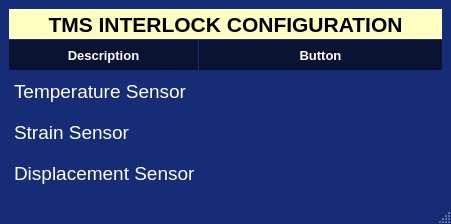
<ui version="4.0" >
 <class>MainWindow</class>
 <widget class="QMainWindow" name="MainWindow" >
  <property name="geometry" >
   <rect>
    <x>0</x>
    <y>0</y>
    <width>451</width>
    <height>224</height>
   </rect>
  </property>
  <property name="palette" >
   <palette>
    <active>
     <colorrole role="Base" >
      <brush brushstyle="SolidPattern" >
       <color alpha="255" >
        <red>255</red>
        <green>255</green>
        <blue>255</blue>
       </color>
      </brush>
     </colorrole>
     <colorrole role="Window" >
      <brush brushstyle="SolidPattern" >
       <color alpha="255" >
        <red>23</red>
        <green>44</green>
        <blue>119</blue>
       </color>
      </brush>
     </colorrole>
    </active>
    <inactive>
     <colorrole role="Base" >
      <brush brushstyle="SolidPattern" >
       <color alpha="255" >
        <red>255</red>
        <green>255</green>
        <blue>255</blue>
       </color>
      </brush>
     </colorrole>
     <colorrole role="Window" >
      <brush brushstyle="SolidPattern" >
       <color alpha="255" >
        <red>23</red>
        <green>44</green>
        <blue>119</blue>
       </color>
      </brush>
     </colorrole>
    </inactive>
    <disabled>
     <colorrole role="Base" >
      <brush brushstyle="SolidPattern" >
       <color alpha="255" >
        <red>23</red>
        <green>44</green>
        <blue>119</blue>
       </color>
      </brush>
     </colorrole>
     <colorrole role="Window" >
      <brush brushstyle="SolidPattern" >
       <color alpha="255" >
        <red>23</red>
        <green>44</green>
        <blue>119</blue>
       </color>
      </brush>
     </colorrole>
    </disabled>
   </palette>
  </property>
  <property name="windowTitle" >
   <string>MainWindow</string>
  </property>
  <widget class="QWidget" name="centralwidget" >
   <layout class="QGridLayout" >
    <property name="horizontalSpacing" >
     <number>1</number>
    </property>
    <property name="verticalSpacing" >
     <number>1</number>
    </property>
    <item row="0" column="0" colspan="4" >
     <widget class="QLabel" name="label_6" >
      <property name="sizePolicy" >
       <sizepolicy vsizetype="Preferred" hsizetype="Preferred" >
        <horstretch>0</horstretch>
        <verstretch>0</verstretch>
       </sizepolicy>
      </property>
      <property name="minimumSize" >
       <size>
        <width>0</width>
        <height>30</height>
       </size>
      </property>
      <property name="maximumSize" >
       <size>
        <width>16777215</width>
        <height>200</height>
       </size>
      </property>
      <property name="palette" >
       <palette>
        <active>
         <colorrole role="WindowText" >
          <brush brushstyle="SolidPattern" >
           <color alpha="255" >
            <red>0</red>
            <green>0</green>
            <blue>0</blue>
           </color>
          </brush>
         </colorrole>
         <colorrole role="Base" >
          <brush brushstyle="SolidPattern" >
           <color alpha="255" >
            <red>255</red>
            <green>255</green>
            <blue>255</blue>
           </color>
          </brush>
         </colorrole>
         <colorrole role="Window" >
          <brush brushstyle="SolidPattern" >
           <color alpha="255" >
            <red>255</red>
            <green>255</green>
            <blue>193</blue>
           </color>
          </brush>
         </colorrole>
        </active>
        <inactive>
         <colorrole role="WindowText" >
          <brush brushstyle="SolidPattern" >
           <color alpha="255" >
            <red>0</red>
            <green>0</green>
            <blue>0</blue>
           </color>
          </brush>
         </colorrole>
         <colorrole role="Base" >
          <brush brushstyle="SolidPattern" >
           <color alpha="255" >
            <red>255</red>
            <green>255</green>
            <blue>255</blue>
           </color>
          </brush>
         </colorrole>
         <colorrole role="Window" >
          <brush brushstyle="SolidPattern" >
           <color alpha="255" >
            <red>255</red>
            <green>255</green>
            <blue>193</blue>
           </color>
          </brush>
         </colorrole>
        </inactive>
        <disabled>
         <colorrole role="WindowText" >
          <brush brushstyle="SolidPattern" >
           <color alpha="255" >
            <red>115</red>
            <green>115</green>
            <blue>115</blue>
           </color>
          </brush>
         </colorrole>
         <colorrole role="Base" >
          <brush brushstyle="SolidPattern" >
           <color alpha="255" >
            <red>255</red>
            <green>255</green>
            <blue>193</blue>
           </color>
          </brush>
         </colorrole>
         <colorrole role="Window" >
          <brush brushstyle="SolidPattern" >
           <color alpha="255" >
            <red>255</red>
            <green>255</green>
            <blue>193</blue>
           </color>
          </brush>
         </colorrole>
        </disabled>
       </palette>
      </property>
      <property name="font" >
       <font>
        <pointsize>16</pointsize>
        <weight>75</weight>
        <bold>true</bold>
       </font>
      </property>
      <property name="autoFillBackground" >
       <bool>true</bool>
      </property>
      <property name="text" >
       <string>TMS INTERLOCK CONFIGURATION</string>
      </property>
      <property name="alignment" >
       <set>Qt::AlignCenter</set>
      </property>
     </widget>
    </item>
    <item row="1" column="0" colspan="3" >
     <widget class="QLabel" name="label_82" >
      <property name="sizePolicy" >
       <sizepolicy vsizetype="Preferred" hsizetype="MinimumExpanding" >
        <horstretch>0</horstretch>
        <verstretch>0</verstretch>
       </sizepolicy>
      </property>
      <property name="minimumSize" >
       <size>
        <width>150</width>
        <height>30</height>
       </size>
      </property>
      <property name="maximumSize" >
       <size>
        <width>16777215</width>
        <height>200</height>
       </size>
      </property>
      <property name="palette" >
       <palette>
        <active>
         <colorrole role="WindowText" >
          <brush brushstyle="SolidPattern" >
           <color alpha="255" >
            <red>255</red>
            <green>255</green>
            <blue>255</blue>
           </color>
          </brush>
         </colorrole>
         <colorrole role="Base" >
          <brush brushstyle="SolidPattern" >
           <color alpha="255" >
            <red>255</red>
            <green>255</green>
            <blue>255</blue>
           </color>
          </brush>
         </colorrole>
         <colorrole role="Window" >
          <brush brushstyle="SolidPattern" >
           <color alpha="150" >
            <red>0</red>
            <green>0</green>
            <blue>0</blue>
           </color>
          </brush>
         </colorrole>
        </active>
        <inactive>
         <colorrole role="WindowText" >
          <brush brushstyle="SolidPattern" >
           <color alpha="255" >
            <red>255</red>
            <green>255</green>
            <blue>255</blue>
           </color>
          </brush>
         </colorrole>
         <colorrole role="Base" >
          <brush brushstyle="SolidPattern" >
           <color alpha="255" >
            <red>255</red>
            <green>255</green>
            <blue>255</blue>
           </color>
          </brush>
         </colorrole>
         <colorrole role="Window" >
          <brush brushstyle="SolidPattern" >
           <color alpha="150" >
            <red>0</red>
            <green>0</green>
            <blue>0</blue>
           </color>
          </brush>
         </colorrole>
        </inactive>
        <disabled>
         <colorrole role="WindowText" >
          <brush brushstyle="SolidPattern" >
           <color alpha="255" >
            <red>115</red>
            <green>115</green>
            <blue>115</blue>
           </color>
          </brush>
         </colorrole>
         <colorrole role="Base" >
          <brush brushstyle="SolidPattern" >
           <color alpha="150" >
            <red>0</red>
            <green>0</green>
            <blue>0</blue>
           </color>
          </brush>
         </colorrole>
         <colorrole role="Window" >
          <brush brushstyle="SolidPattern" >
           <color alpha="150" >
            <red>0</red>
            <green>0</green>
            <blue>0</blue>
           </color>
          </brush>
         </colorrole>
        </disabled>
       </palette>
      </property>
      <property name="font" >
       <font>
        <pointsize>10</pointsize>
        <weight>75</weight>
        <bold>true</bold>
       </font>
      </property>
      <property name="autoFillBackground" >
       <bool>true</bool>
      </property>
      <property name="text" >
       <string>Description</string>
      </property>
      <property name="alignment" >
       <set>Qt::AlignCenter</set>
      </property>
      <property name="margin" >
       <number>0</number>
      </property>
      <property name="indent" >
       <number>3</number>
      </property>
     </widget>
    </item>
    <item row="1" column="3" >
     <widget class="QLabel" name="label_81" >
      <property name="sizePolicy" >
       <sizepolicy vsizetype="Preferred" hsizetype="MinimumExpanding" >
        <horstretch>0</horstretch>
        <verstretch>0</verstretch>
       </sizepolicy>
      </property>
      <property name="minimumSize" >
       <size>
        <width>100</width>
        <height>0</height>
       </size>
      </property>
      <property name="maximumSize" >
       <size>
        <width>16777215</width>
        <height>200</height>
       </size>
      </property>
      <property name="palette" >
       <palette>
        <active>
         <colorrole role="WindowText" >
          <brush brushstyle="SolidPattern" >
           <color alpha="255" >
            <red>255</red>
            <green>255</green>
            <blue>255</blue>
           </color>
          </brush>
         </colorrole>
         <colorrole role="Text" >
          <brush brushstyle="SolidPattern" >
           <color alpha="255" >
            <red>255</red>
            <green>255</green>
            <blue>255</blue>
           </color>
          </brush>
         </colorrole>
         <colorrole role="Base" >
          <brush brushstyle="SolidPattern" >
           <color alpha="255" >
            <red>255</red>
            <green>255</green>
            <blue>255</blue>
           </color>
          </brush>
         </colorrole>
         <colorrole role="Window" >
          <brush brushstyle="SolidPattern" >
           <color alpha="150" >
            <red>0</red>
            <green>0</green>
            <blue>0</blue>
           </color>
          </brush>
         </colorrole>
        </active>
        <inactive>
         <colorrole role="WindowText" >
          <brush brushstyle="SolidPattern" >
           <color alpha="255" >
            <red>255</red>
            <green>255</green>
            <blue>255</blue>
           </color>
          </brush>
         </colorrole>
         <colorrole role="Text" >
          <brush brushstyle="SolidPattern" >
           <color alpha="255" >
            <red>255</red>
            <green>255</green>
            <blue>255</blue>
           </color>
          </brush>
         </colorrole>
         <colorrole role="Base" >
          <brush brushstyle="SolidPattern" >
           <color alpha="255" >
            <red>255</red>
            <green>255</green>
            <blue>255</blue>
           </color>
          </brush>
         </colorrole>
         <colorrole role="Window" >
          <brush brushstyle="SolidPattern" >
           <color alpha="150" >
            <red>0</red>
            <green>0</green>
            <blue>0</blue>
           </color>
          </brush>
         </colorrole>
        </inactive>
        <disabled>
         <colorrole role="WindowText" >
          <brush brushstyle="SolidPattern" >
           <color alpha="255" >
            <red>115</red>
            <green>115</green>
            <blue>115</blue>
           </color>
          </brush>
         </colorrole>
         <colorrole role="Text" >
          <brush brushstyle="SolidPattern" >
           <color alpha="255" >
            <red>115</red>
            <green>115</green>
            <blue>115</blue>
           </color>
          </brush>
         </colorrole>
         <colorrole role="Base" >
          <brush brushstyle="SolidPattern" >
           <color alpha="150" >
            <red>0</red>
            <green>0</green>
            <blue>0</blue>
           </color>
          </brush>
         </colorrole>
         <colorrole role="Window" >
          <brush brushstyle="SolidPattern" >
           <color alpha="150" >
            <red>0</red>
            <green>0</green>
            <blue>0</blue>
           </color>
          </brush>
         </colorrole>
        </disabled>
       </palette>
      </property>
      <property name="font" >
       <font>
        <pointsize>10</pointsize>
        <weight>75</weight>
        <bold>true</bold>
       </font>
      </property>
      <property name="autoFillBackground" >
       <bool>true</bool>
      </property>
      <property name="text" >
       <string>Button</string>
      </property>
      <property name="alignment" >
       <set>Qt::AlignCenter</set>
      </property>
      <property name="margin" >
       <number>0</number>
      </property>
      <property name="indent" >
       <number>3</number>
      </property>
     </widget>
    </item>
    <item row="2" column="0" >
     <widget class="QLabel" name="label_41" >
      <property name="maximumSize" >
       <size>
        <width>16777215</width>
        <height>50</height>
       </size>
      </property>
      <property name="palette" >
       <palette>
        <active>
         <colorrole role="WindowText" >
          <brush brushstyle="SolidPattern" >
           <color alpha="255" >
            <red>255</red>
            <green>255</green>
            <blue>255</blue>
           </color>
          </brush>
         </colorrole>
        </active>
        <inactive>
         <colorrole role="WindowText" >
          <brush brushstyle="SolidPattern" >
           <color alpha="255" >
            <red>255</red>
            <green>255</green>
            <blue>255</blue>
           </color>
          </brush>
         </colorrole>
        </inactive>
        <disabled>
         <colorrole role="WindowText" >
          <brush brushstyle="SolidPattern" >
           <color alpha="255" >
            <red>115</red>
            <green>115</green>
            <blue>115</blue>
           </color>
          </brush>
         </colorrole>
        </disabled>
       </palette>
      </property>
      <property name="font" >
       <font>
        <pointsize>14</pointsize>
        <weight>50</weight>
        <bold>false</bold>
       </font>
      </property>
      <property name="text" >
       <string>Temperature Sensor</string>
      </property>
      <property name="indent" >
       <number>5</number>
      </property>
     </widget>
    </item>
    <item row="2" column="1" >
     <layout class="QVBoxLayout" />
    </item>
    <item row="2" column="3" >
     <widget class="CABoButton" name="ca01" >
      <property name="minimumSize" >
       <size>
        <width>200</width>
        <height>40</height>
       </size>
      </property>
      <property name="maximumSize" >
       <size>
        <width>16777215</width>
        <height>50</height>
       </size>
      </property>
      <property name="font" >
       <font>
        <pointsize>14</pointsize>
        <weight>75</weight>
        <bold>true</bold>
       </font>
      </property>
      <property name="align" stdset="0" >
       <enum>CABoButton::Column</enum>
      </property>
      <property name="confirm" >
       <bool>true</bool>
      </property>
      <property name="truelabel" >
       <string>Enable</string>
      </property>
      <property name="falselabel" >
       <string>Disable</string>
      </property>
      <property name="selColor" >
       <color>
        <red>0</red>
        <green>255</green>
        <blue>0</blue>
       </color>
      </property>
     </widget>
    </item>
    <item row="3" column="0" >
     <widget class="QLabel" name="label_42" >
      <property name="maximumSize" >
       <size>
        <width>16777215</width>
        <height>50</height>
       </size>
      </property>
      <property name="palette" >
       <palette>
        <active>
         <colorrole role="WindowText" >
          <brush brushstyle="SolidPattern" >
           <color alpha="255" >
            <red>255</red>
            <green>255</green>
            <blue>255</blue>
           </color>
          </brush>
         </colorrole>
        </active>
        <inactive>
         <colorrole role="WindowText" >
          <brush brushstyle="SolidPattern" >
           <color alpha="255" >
            <red>255</red>
            <green>255</green>
            <blue>255</blue>
           </color>
          </brush>
         </colorrole>
        </inactive>
        <disabled>
         <colorrole role="WindowText" >
          <brush brushstyle="SolidPattern" >
           <color alpha="255" >
            <red>115</red>
            <green>115</green>
            <blue>115</blue>
           </color>
          </brush>
         </colorrole>
        </disabled>
       </palette>
      </property>
      <property name="font" >
       <font>
        <pointsize>14</pointsize>
       </font>
      </property>
      <property name="text" >
       <string>Strain Sensor</string>
      </property>
      <property name="indent" >
       <number>5</number>
      </property>
     </widget>
    </item>
    <item row="3" column="3" >
     <widget class="CABoButton" name="ca02" >
      <property name="minimumSize" >
       <size>
        <width>200</width>
        <height>40</height>
       </size>
      </property>
      <property name="maximumSize" >
       <size>
        <width>16777215</width>
        <height>50</height>
       </size>
      </property>
      <property name="font" >
       <font>
        <pointsize>14</pointsize>
        <weight>75</weight>
        <bold>true</bold>
       </font>
      </property>
      <property name="align" stdset="0" >
       <enum>CABoButton::Column</enum>
      </property>
      <property name="confirm" >
       <bool>true</bool>
      </property>
      <property name="truelabel" >
       <string>Enable</string>
      </property>
      <property name="falselabel" >
       <string>Disable</string>
      </property>
      <property name="selColor" >
       <color>
        <red>0</red>
        <green>255</green>
        <blue>0</blue>
       </color>
      </property>
     </widget>
    </item>
    <item row="4" column="0" >
     <widget class="QLabel" name="label_43" >
      <property name="maximumSize" >
       <size>
        <width>16777215</width>
        <height>50</height>
       </size>
      </property>
      <property name="palette" >
       <palette>
        <active>
         <colorrole role="WindowText" >
          <brush brushstyle="SolidPattern" >
           <color alpha="255" >
            <red>255</red>
            <green>255</green>
            <blue>255</blue>
           </color>
          </brush>
         </colorrole>
        </active>
        <inactive>
         <colorrole role="WindowText" >
          <brush brushstyle="SolidPattern" >
           <color alpha="255" >
            <red>255</red>
            <green>255</green>
            <blue>255</blue>
           </color>
          </brush>
         </colorrole>
        </inactive>
        <disabled>
         <colorrole role="WindowText" >
          <brush brushstyle="SolidPattern" >
           <color alpha="255" >
            <red>115</red>
            <green>115</green>
            <blue>115</blue>
           </color>
          </brush>
         </colorrole>
        </disabled>
       </palette>
      </property>
      <property name="font" >
       <font>
        <pointsize>14</pointsize>
       </font>
      </property>
      <property name="text" >
       <string>Displacement Sensor</string>
      </property>
      <property name="indent" >
       <number>5</number>
      </property>
     </widget>
    </item>
    <item row="4" column="3" >
     <widget class="CABoButton" name="ca03" >
      <property name="minimumSize" >
       <size>
        <width>200</width>
        <height>40</height>
       </size>
      </property>
      <property name="maximumSize" >
       <size>
        <width>16777215</width>
        <height>50</height>
       </size>
      </property>
      <property name="font" >
       <font>
        <pointsize>14</pointsize>
        <weight>75</weight>
        <bold>true</bold>
       </font>
      </property>
      <property name="align" stdset="0" >
       <enum>CABoButton::Column</enum>
      </property>
      <property name="confirm" >
       <bool>true</bool>
      </property>
      <property name="truelabel" >
       <string>Enable</string>
      </property>
      <property name="falselabel" >
       <string>Disable</string>
      </property>
      <property name="selColor" >
       <color>
        <red>0</red>
        <green>255</green>
        <blue>0</blue>
       </color>
      </property>
     </widget>
    </item>
   </layout>
  </widget>
  <widget class="QStatusBar" name="statusbar" />
 </widget>
 <customwidgets>
  <customwidget>
   <class>CABoButton</class>
   <extends>QWidget</extends>
   <header>caBobutton.h</header>
  </customwidget>
 </customwidgets>
 <resources/>
 <connections/>
</ui>
